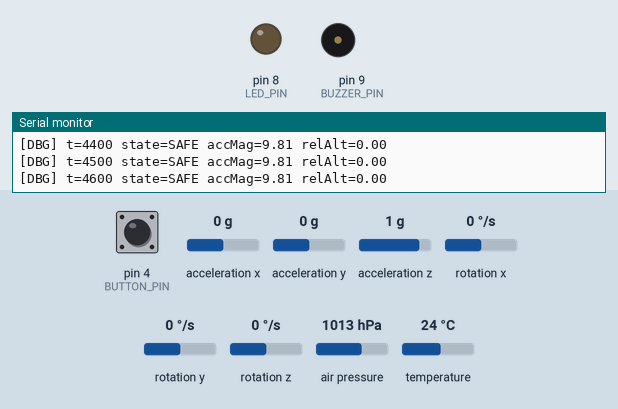
This sketch was run on a simulated Arduino Uno, built with avr-gcc and run on an emulated ATmega328P. On the bench: output pins drawn as LEDs (lit = HIGH), buzzer (waves = sounding), the last lines printed to the serial monitor. The inputs (shaded band) are chosen by the test bench; at power-on: pin 4 (BUTTON_PIN) HIGH, acceleration x 0 g, acceleration y 0 g, acceleration z 1 g, rotation x 0 °/s, rotation y 0 °/s, rotation z 0 °/s, air pressure 1013 hPa, temperature 24 °C.

Above: at 4.7 s.
4.8 s: pin 4 (BUTTON_PIN) pulled LOW for 3.2 s
At 8.9 s:
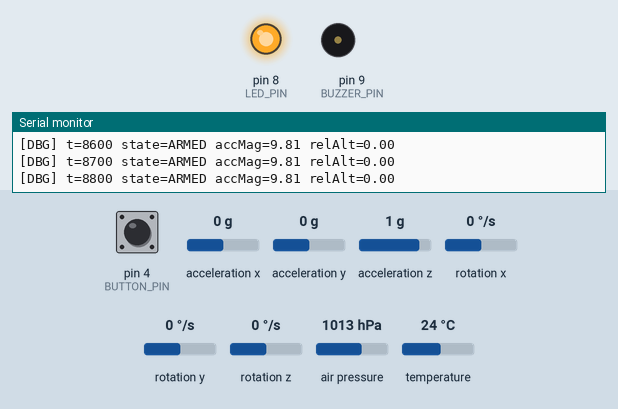
9.5 s: pin 4 (BUTTON_PIN) driven LOW
At 12.55 s:
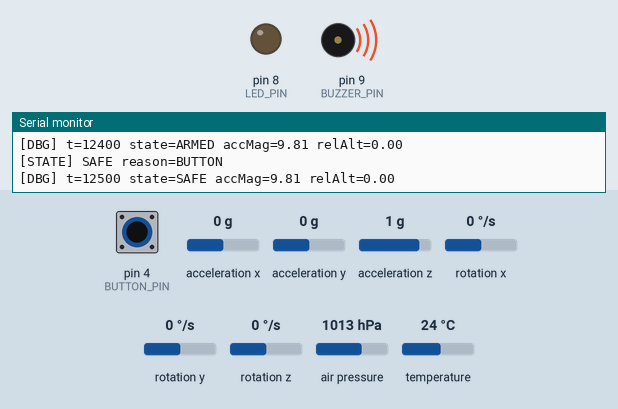
19.9 s: pin 4 (BUTTON_PIN) driven HIGH
At 20.6 s:
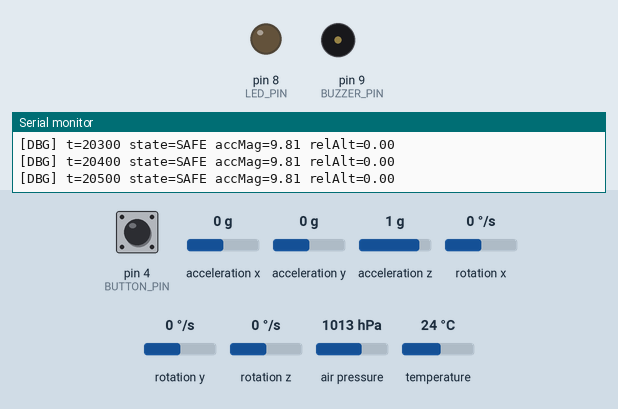
Timing chart, 0 to 22.9 s (numbered marks = the images above; inputs shaded):
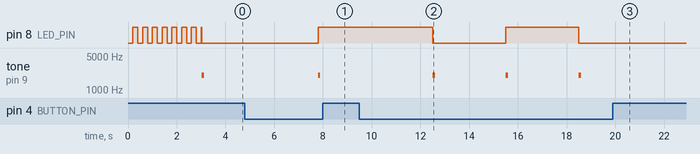

Measured:
- after the input at 4.8 s, pin 8 (LED_PIN): LOW → HIGH after 3.0 s; tone on pin 9 (BUZZER_PIN): silent → 2000 Hz after 3.0 s, → silent 0.10 s later
- after the input at 9.5 s, pin 8 (LED_PIN): HIGH → LOW after 3.0 s, → HIGH 3.0 s later, → LOW 3.0 s later; tone on pin 9 (BUZZER_PIN): alternates 2000 Hz for 0.10 s and silent for 2.9 s, starting after 3.0 s
- after the input at 19.9 s, pin 8 (LED_PIN): stays LOW (without the input it goes to HIGH after 1.6 s); tone on pin 9 (BUZZER_PIN): stops changing and stays silent

The sketch:

answer.ino
```cpp
// P05 참고 정답
//
// 목표:
// - BOOT -> SAFE -> ARMED -> FLIGHT -> RECOVERY를 한 코드로 통합
// - loop 순서를 입력 -> 센서 -> 상태 업데이트 -> 출력으로 고정
// - 이 단계에서는 RECOVERY를 시간 조건으로 처리
#include <Wire.h>
#include <Adafruit_MPU6050.h>
#include <Adafruit_Sensor.h>
#include <Adafruit_BMP085.h>

enum State { BOOT, SAFE, ARMED, FLIGHT, RECOVERY };

const int LED_PIN = 8;
const int BUTTON_PIN = 4;
const int BUZZER_PIN = 9;
const float LAUNCH_THR = 17.5;
const unsigned long LAUNCH_HOLD_MS = 150;
const unsigned long RECOVERY_TIMEOUT_MS = 10000;

Adafruit_MPU6050 mpu;
Adafruit_BMP085 bmp;

State state = BOOT;
unsigned long stateStartMs = 0;
unsigned long flightStartMs = 0;
unsigned long launchStartMs = 0;
unsigned long lastImuMs = 0;
unsigned long lastBaroMs = 0;
unsigned long lastDebugMs = 0;
unsigned long lastBlinkMs = 0;

unsigned long pressStartMs = 0;

float accMag = 0;
float relAlt = 0;
float alt0 = 0;

bool ledOn = false;
unsigned long buzzerOffAtMs = 0;
bool beepArmed = false;

const char* stateToStr(State s) {
  if (s == BOOT) return "BOOT";
  if (s == SAFE) return "SAFE";
  if (s == ARMED) return "ARMED";
  if (s == FLIGHT) return "FLIGHT";
  return "RECOVERY";
}

void startBeep(unsigned long ms) {
  tone(BUZZER_PIN, 2000);
  buzzerOffAtMs = millis() + ms;
  beepArmed = true;
}

void updateBuzzer(unsigned long now) {
  if (beepArmed && now >= buzzerOffAtMs) {
    noTone(BUZZER_PIN);
    beepArmed = false;
  }
}

void setState(State next, const char* reason) {
  // 공통 상태 전환 함수입니다.
  // 상태 시각은 항상 갱신하고, FLIGHT 진입 시 flightStartMs를 저장합니다.
  // 실제 상태 전환일 때만 비프/로그를 실행합니다.
  bool changed = (state != next);

  state = next;
  stateStartMs = millis();

  if (next == FLIGHT) {
    flightStartMs = stateStartMs;
  }

  if (!changed) return;
  startBeep(100);

  Serial.print("[STATE] ");
  Serial.print(stateToStr(next));
  Serial.print(" reason=");
  Serial.println(reason);
}

void updateInput(unsigned long now) {
  // 사용자 입력은 SAFE/ARMED에서만 처리합니다.
  if (state != SAFE && state != ARMED) return;

  int btn = digitalRead(BUTTON_PIN);
  if (btn == LOW) {
    if (pressStartMs == 0) pressStartMs = now;
    if (now - pressStartMs >= 3000) {
      if (state == SAFE) setState(ARMED, "BUTTON");
      else setState(SAFE, "BUTTON");
      pressStartMs = now;
      launchStartMs = 0;
    }
  } else {
    pressStartMs = 0;
  }
}

void updateSensors(unsigned long now) {
  // IMU(50ms): 가속도 크기 accMag 갱신
  if (now - lastImuMs >= 50) {
    lastImuMs = now;
    sensors_event_t a, g, t;
    mpu.getEvent(&a, &g, &t);
    accMag = sqrt(
      a.acceleration.x * a.acceleration.x +
      a.acceleration.y * a.acceleration.y +
      a.acceleration.z * a.acceleration.z);
  }

  // BARO(100ms): 상대고도 relAlt 갱신
  if (now - lastBaroMs >= 100) {
    lastBaroMs = now;
    relAlt = bmp.readAltitude() - alt0;
  }
}

void updateState(unsigned long now) {
  // BOOT는 3초 후 자동으로 SAFE로 전환합니다.
  if (state == BOOT) {
    if (now - stateStartMs >= 3000) setState(SAFE, "BOOT_DONE");
    return;
  }

  // ARMED 발사 판정: 임계치 초과가 일정 시간 유지되어야 합니다.
  if (state == ARMED) {
    if (accMag > LAUNCH_THR) {
      if (launchStartMs == 0) launchStartMs = now;
      if (now - launchStartMs >= LAUNCH_HOLD_MS) {
        setState(FLIGHT, "IMU_HOLD");
        launchStartMs = 0;
      }
    } else {
      launchStartMs = 0;
    }
    return;
  }

  // P05 RECOVERY는 시간 조건만 사용합니다.
  if (state == FLIGHT) {
    if (now - flightStartMs >= RECOVERY_TIMEOUT_MS) {
      setState(RECOVERY, "TIME");
      return;
    }
  }
}

void updateIndicators(unsigned long now) {
  if (state == BOOT) {
    if (now - lastBlinkMs >= 200) {
      lastBlinkMs = now;
      ledOn = !ledOn;
      digitalWrite(LED_PIN, ledOn ? HIGH : LOW);
    }
    return;
  }

  if (state == SAFE) digitalWrite(LED_PIN, LOW);
  else digitalWrite(LED_PIN, HIGH);
}

void printDebug(unsigned long now) {
  if (now - lastDebugMs < 100) return;
  lastDebugMs = now;

  Serial.print("[DBG] t=");
  Serial.print(now);
  Serial.print(" state=");
  Serial.print(stateToStr(state));
  Serial.print(" accMag=");
  Serial.print(accMag, 2);
  Serial.print(" relAlt=");
  Serial.println(relAlt, 2);
}

void setup() {
  pinMode(LED_PIN, OUTPUT);
  pinMode(BUTTON_PIN, INPUT_PULLUP);
  pinMode(BUZZER_PIN, OUTPUT);
  Serial.begin(115200);

  Wire.begin();
  if (!mpu.begin()) {
    Serial.println("[ERR] MPU6050 init failed");
    while (1) {}
  }
  if (!bmp.begin()) {
    Serial.println("[ERR] BMP180 init failed");
    while (1) {}
  }

  float sum = 0;
  for (int i = 0; i < 20; i++) {
    sum += bmp.readAltitude();
  }
  alt0 = sum / 20.0;

  setState(BOOT, "INIT");
}

void loop() {
  unsigned long now = millis();
  updateBuzzer(now);
  updateInput(now);
  updateSensors(now);
  updateState(now);
  updateIndicators(now);
  printDebug(now);
}
```
